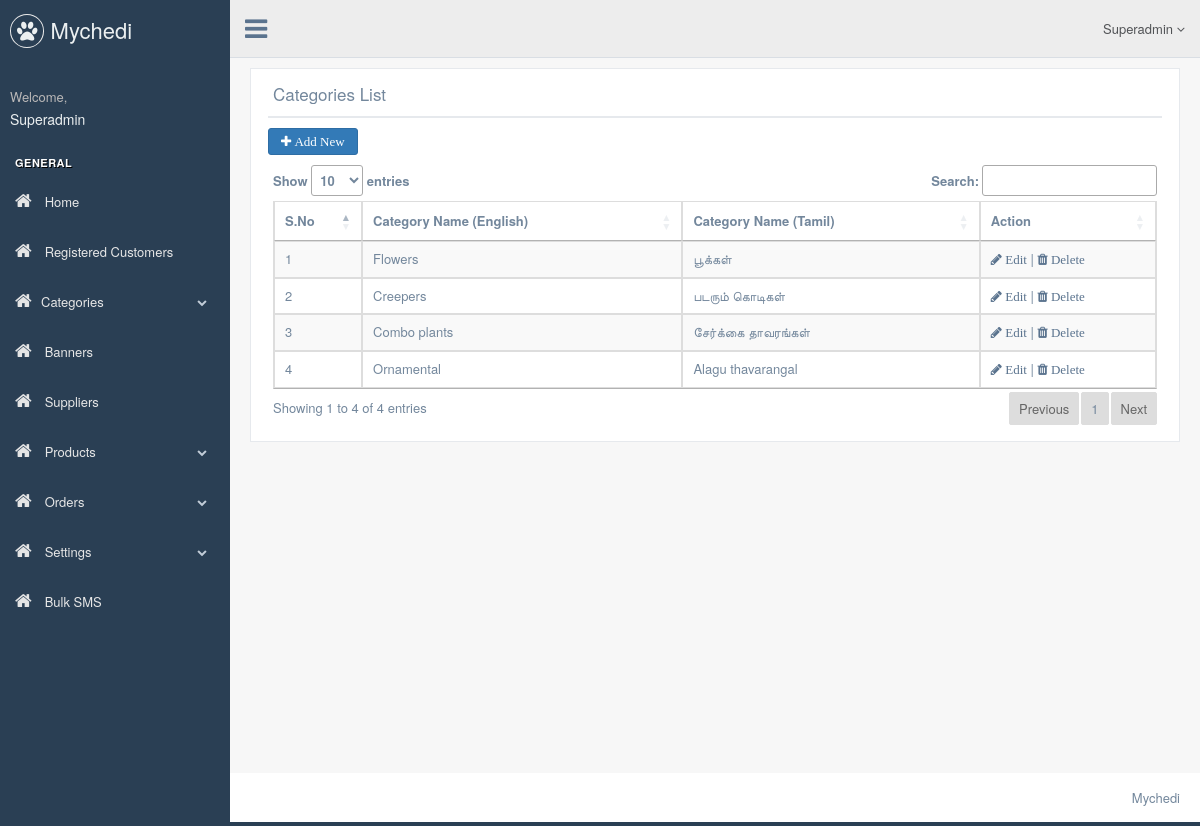
Page /index.php/categories on the committed database.
### tables this page shows
CREATE TABLE `categories` (
  `cid` int(11) NOT NULL,
  `category_name_english` varchar(100) NOT NULL,
  `category_name_tamil` varchar(200) NOT NULL,
  `image` varchar(100) NOT NULL,
  `status` tinyint(1) NOT NULL DEFAULT '0',
  `createdBy` int(11) NOT NULL DEFAULT '0',
  `createdTime` timestamp NOT NULL DEFAULT '0000-00-00 00:00:00',
  `modifiedBy` int(11) NOT NULL DEFAULT '0',
  `modifiedTime` timestamp NOT NULL DEFAULT '0000-00-00 00:00:00'
);

### application/views/admin/template.php (called while the page is built, shortened)
<?php
$this->load->view('admin/include/header.php');
$this->load->view('admin/include/sidemenu.php');
$this->load->view('admin/include/topbar.php');
$this->load->view($content);

### application/controllers/Categories.php (called while the page is built, shortened)
<?php
class Categories extends CI_Controller {
	public function index(){
		$data['pagetitle'] = 'Categories List';
		$data['content'] = 'categories/index';
		$data['categories'] = $this->Common_model->get_records('categories','*',array('status'=>0));
		$this->load->view('admin/template',$data);
	}
}

### index.php (called while the page is built, shortened)
<?php
require_once BASEPATH.'core/CodeIgniter.php';

### application/models/Common_model.php (called while the page is built, shortened)
<?php  if ( ! defined('BASEPATH')) exit('No direct script access allowed');
class Common_model extends CI_Model
{
	public function get_records($table,$fields='*',$where='')
	{
			if($fields)
				$this->db->select($fields);
			if(!empty($where))
				$this->db->where($where);
			return $this->db->get($table)->result();
	}
}

### application/views/categories/index.php (the view, shortened to what this page needs)
<link href="https://cdn.datatables.net/1.10.15/css/jquery.dataTables.min.css" rel="stylesheet">
<div class="right_col" role="main">
 <div class="row">
  <div class="col-md-12 col-sm-12 col-xs-12">
	<div class="x_panel">
	 <div class="x_title">
			<h2><?php echo $pagetitle;?> </h2>
			<div class="clearfix"></div>
		</div>
		<a class="btn btn-primary fa fa-plus" href="<?php echo base_url()?>categories/create"> Add New</a>
		<div class="x_content">
				<table id="datatable" class="table table-striped table-bordered">
                      <thead>
                        <tr>
                          <th width="10%">S.No</th>
                          <th>Category Name (English)</th>
                          <th>Category Name (Tamil)</th>
                          <th width="20%">Action</th>
                        </tr>
                      </thead>
                      <tbody>
						<?php
						if(isset($categories) && !empty($categories)){
							$i = 1;
							foreach($categories as $tmp){
						?>
                        <tr>
                          <td><?php echo $i++;?></td>
                          <td>
							<?php
								echo $tmp->category_name_english;
							?>
						  </td>
						  <td>
							<?php
								echo $tmp->category_name_tamil;
							?>
						  </td>
                          <td><a href="<?php echo base_url()?>categories/edit/<?php echo $tmp->cid;?>" class="fa fa-pencil"> Edit</a> | <a href="<?php echo base_url()?>categories/delete/<?php echo $tmp->cid;?>" class="fa fa-trash delete"> Delete</a></td>
                        </tr>
						<?php
							}
						}
						?>
                      </tbody>
                    </table>
            </div>
		</div>
		</div>
	</div>
 <br />
</div>

### rows in the picture
categories: category_name_english "Flowers", category_name_tamil "பூக்கள்"
categories: category_name_english "Creepers", category_name_tamil "படரும் கொடிகள்"
categories: category_name_english "Combo plants", category_name_tamil "சேர்க்கை தாவரங்கள்"
categories: category_name_english "Ornamental", category_name_tamil "Alagu thavarangal"

### other values in the picture
$pagetitle "Categories List"
